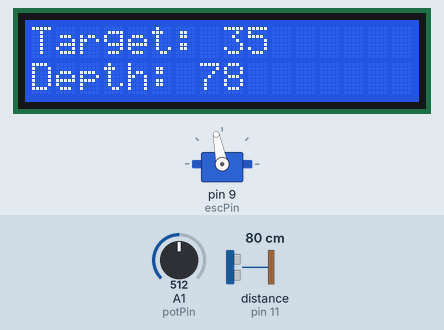
A sketch run on a simulated Arduino Uno, built with avr-gcc and run on an emulated ATmega328P. Parts: servo, 16×2 character LCD. Wiring (inferred from the names in the program): ultrasonic range finder: trigger pin 12; echo pin 11. The test bench sets the inputs (shaded band); at power-on: distance to the obstacle (sensor on pin 11) 80 cm, A1 (potPin) = 512. The echo pulse lasts 58.3 µs per cm; what the sketch prints to the serial monitor is not drawn.

Above: at 3.2 s.
3.3 s: distance to the obstacle (sensor on pin 11) set to 9 cm
At 4.7 s:
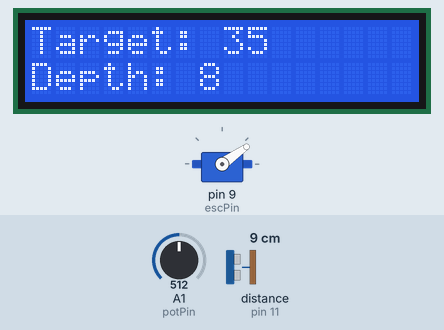
5.0 s: distance to the obstacle (sensor on pin 11) set to 4 cm
At 6.6 s:
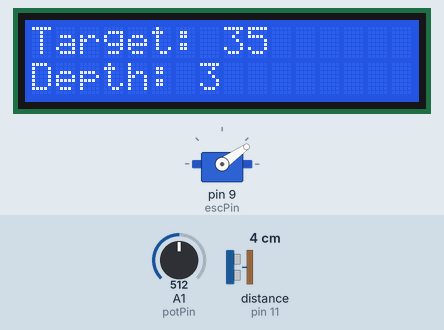
8.0 s: distance to the obstacle (sensor on pin 11) set to 120 cm
At 9.7 s:
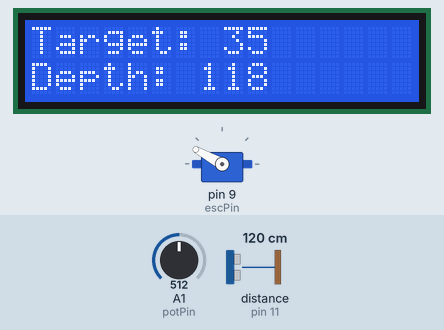
10.1 s: A1 (potPin) set to 910
At 10.25 s:
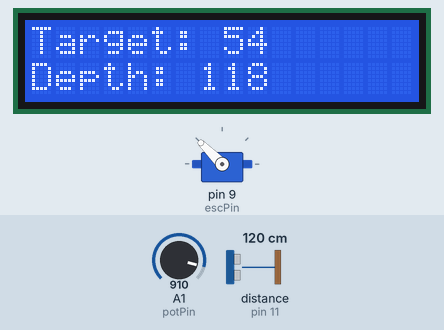
11.6 s: A1 (potPin) set to 1023
At 12.94 s:
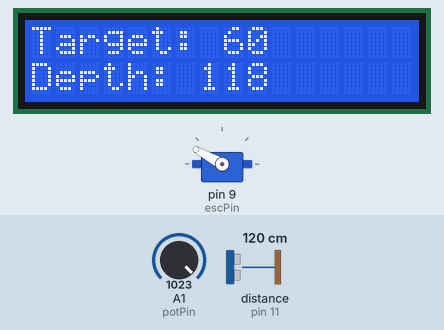
13.1 s: distance to the obstacle (sensor on pin 11) set to 18 cm
At 14.67 s:
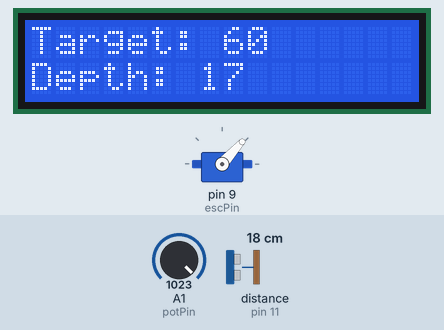
Timing chart, 0 to 17.1 s (numbered marks = the images above; inputs shaded):
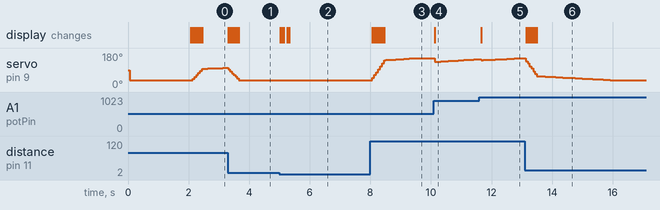

The sketch:

sketch_nov15a.ino
```cpp
//LiquidCrystal lcd(2,3,4,5,6,7);
#include <Servo.h>
#include <LiquidCrystal.h>

Servo esc;  // Servo object to control ESC
LiquidCrystal lcd(3, 2, 4, 5, 6, 7); // LCD object (RS, RW, D4-D7)

// Pin definitions
int escPin = 9;         // PWM signal pin for ESC
int potPin = A1;        // Potentiometer connected to analog pin A1
int trigPin = 12;       // Trigger pin for ultrasonic sensor
int echoPin = 11;       // Echo pin for ultrasonic sensor

// PID parameters
float Kp = 0.080;        // Proportional gain (increased)
float Ki = 0.0190;       // Integral gain (adjust as needed)
float Kd = 09.500;       // Derivative gain

// Variables for PID control
float error = 0, previousError = 0;
float integral = 0;
int currentPWM = 900 ;  // Starting PWM value (mid-range)
int minThrottle = 900;    // Minimum PWM value for ESC
int maxThrottle = 2100;   // Maximum PWM value for ESC

// Moving Average Filter Variables
#define NUM_SAMPLES 7  // Number of samples to average
long samples[NUM_SAMPLES];  // Array to store samples
int sampleIndex = 0;        // Index to track current sample position
long sum = 0;               // Sum of samples for averaging

void setup() {
  esc.attach(escPin);  // Attach ESC to pin 9
  lcd.begin(16, 2);     // Initialize the LCD (16x2 display)
  lcd.print("Initializing...");

  // Set up ultrasonic sensor pins
  pinMode(trigPin, OUTPUT);
  pinMode(echoPin, INPUT);

  // Serial monitor for debugging
  Serial.begin(9600);

  // Set initial ESC speed and delay for initialization
  esc.writeMicroseconds(currentPWM); // Set initial speed
  delay(2000);  // Allow the ESC to initialize
  lcd.clear();

  // Initialize sample array to zero
  for (int i = 0; i < NUM_SAMPLES; i++) {
    samples[i] = 0;
  }
}

void loop() {
  // Ultrasonic sensor reading
  long duration, distance;
  digitalWrite(trigPin, LOW);
  delayMicroseconds(2);
  digitalWrite(trigPin, HIGH);
  delayMicroseconds(10);
  digitalWrite(trigPin, LOW);

  // Read the echo time and calculate distance (depth)
  duration = pulseIn(echoPin, HIGH);
  distance = duration * 0.034 / 2;  // Convert time to distance in cm

  // Add the new distance to the sum for moving average
  sum -= samples[sampleIndex];   // Subtract the oldest sample from the sum
  samples[sampleIndex] = distance; // Store the new sample
  sum += samples[sampleIndex];    // Add the new sample to the sum

  // Move to the next sample index (circular buffer)
  sampleIndex = (sampleIndex + 1) % NUM_SAMPLES;

  // Calculate the average distance
  long avgDistance = sum / NUM_SAMPLES;

  // Read potentiometer value and map it to target depth
  int potValue = analogRead(potPin);
  int targetDepth = map(potValue, 0, 1023, 10, 60); // Map to the depth range (10 - 60 cm)

  // Calculate error for PID (desired - current depth)
  error = avgDistance - targetDepth;

  // PID calculations
  integral += error;                        // Integral term
  integral = constrain(integral, -50, 50);  // Limit integral windup
  float derivative = error - previousError; // Derivative term
  previousError = error;                    // Store error for next cycle

  // Calculate PID output
  float pidOutput = (Kp * error) + (Ki * integral) + (Kd * derivative);

  // Update the PWM based on PID output
  currentPWM += pidOutput;

  // Constrain PWM within throttle limits
  currentPWM = constrain(currentPWM, minThrottle, maxThrottle);

  // Send the PWM signal to the ESC
  esc.writeMicroseconds(currentPWM);

  // Display target depth and current depth on LCD
  lcd.clear();
  lcd.setCursor(0, 0);
  lcd.print("Target: ");
  lcd.print(targetDepth);
  lcd.setCursor(0, 1);
  lcd.print("Depth: ");
  lcd.print(avgDistance); // Displaying filtered distance

  // Print debug information to the serial monitor
  // Print values for serial plotter (each value separated by space)
  Serial.print(60 - targetDepth);      // Target Depth
  Serial.print(" ");
  Serial.print(60 - avgDistance);      // Current Depth (filtered)
  Serial.print(" ");
  Serial.print(-error);                 // Error
  Serial.print(" ");
  Serial.println(currentPWM / 100.0);   // Current PWM (end the line here)

  delay(50);  // Short delay for PID update rate
}
```

Measured:
- after the input at 3.3 s, the display: first changes at once (image 1 shows a later state)
- after the input at 5.0 s, the display: first changes at once (image 2 shows a later state)
- after the input at 8.0 s, servo on pin 9 (escPin): moves from 35° to 151° over 1.2 s, starting after 0.07 s; the display: first changes after 0.07 s (image 3 shows a later state)
- after the input at 10.1 s, the display: changes at once (image 4)
- after the input at 11.6 s, the display: changes after 0.07 s (image 5)
- after the input at 13.1 s, servo on pin 9 (escPin): moves from 151° to 35° over 3.0 s, starting at once; the display: first changes at once (image 6 shows a later state)
